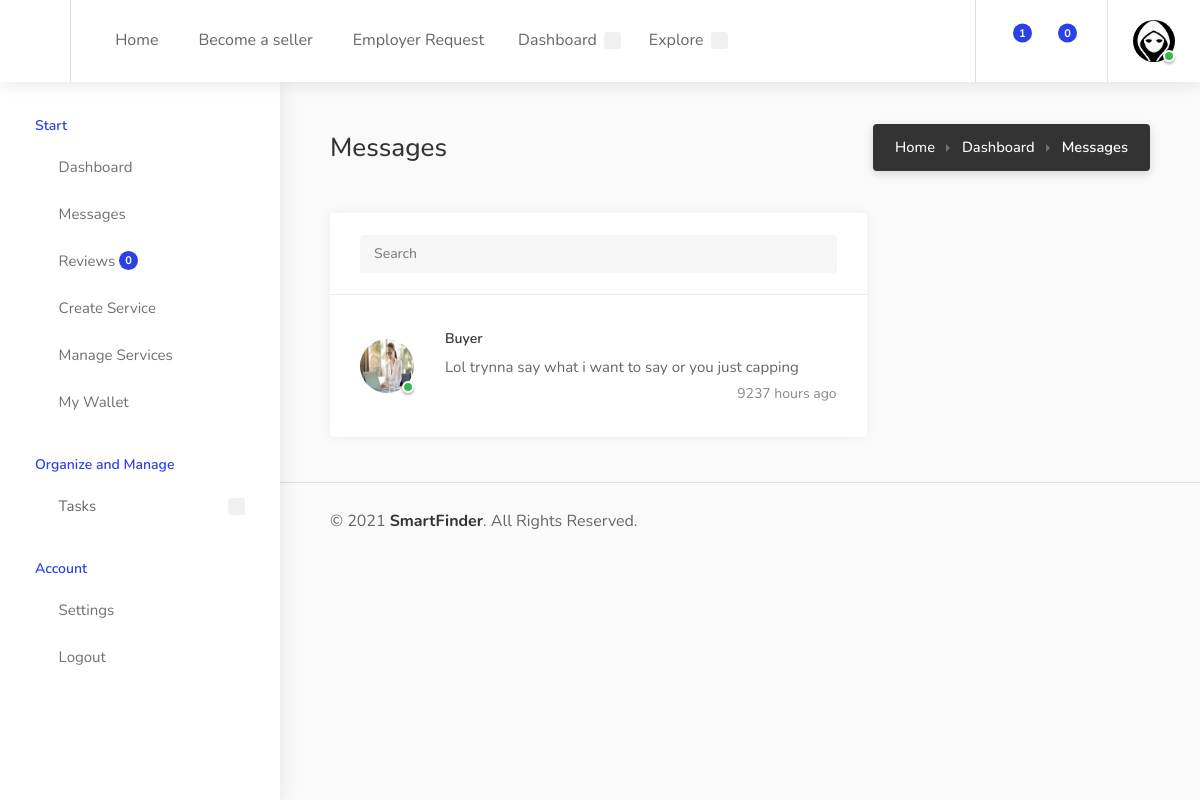
Before: /messages (signed in) with the older database file.
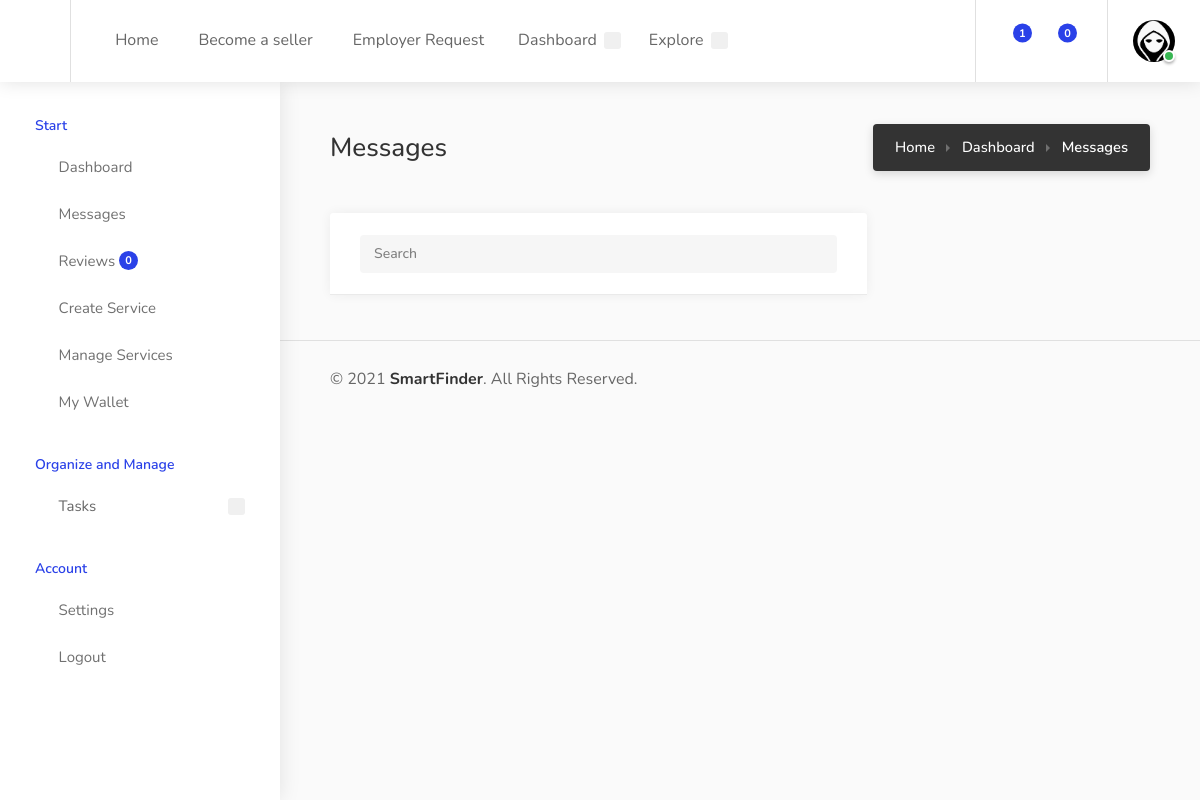
After: the same page with the newer database file.
### chat/models.py (models this page shows, shortened)
class Thread(models.Model):
    first        = models.ForeignKey(settings.AUTH_USER_MODEL, on_delete=models.CASCADE, related_name='chat_thread_first')
    second       = models.ForeignKey(customUser, on_delete=models.CASCADE, related_name='chat_thread_second')
    updated      = models.DateTimeField(auto_now=True)
    timestamp    = models.DateTimeField(auto_now_add=True)
    timestamp2   = models.DateTimeField(default=timezone.now)
    objects      = ThreadManager()
    def get_last_message(self):
        messages = []
        for chat in self.chatmessage_set.all():
            messages.append(chat.message)
        return str(messages[-1:]).strip("['']")
    def get_time_message(self):
        time = []
        for chat in self.chatmessage_set.all():
            t = (calcEpochSec(datetime.datetime.now()) - calcEpochSec(chat.timestamp2))
            if t < 3600:
                a = int(t/60)
                z = (str(a) + " minutes ago").strip("-")
                time.append(z)
            elif t > 3600:
                a = int(t/60/60)
                z = (str(a) + " hours ago").strip("-")
                time.append(z)
        return str(time[-1:]).strip("['']")

class ChatMessage(models.Model):
    thread      = models.ForeignKey(Thread, null=True, blank=True, on_delete=models.SET_NULL)
    user        = models.ForeignKey(settings.AUTH_USER_MODEL, verbose_name='sender', on_delete=models.CASCADE)
    message     = models.TextField()
    timestamp   = models.DateTimeField(auto_now_add=True)
    timestamp2 = models.DateTimeField(default = timezone.now)

### core/models.py (models this page shows, shortened)
class customUser(AbstractUser):
    accout_choices      = ( (1, "Admin"), (2, "Buyer"), (3, "Seller"), )
    account_type        = models.CharField(max_length = 9, choices = accout_choices, default = 1)
    contacts            = models.ManyToManyField('self', blank = True)
    def return_seller_image(self):
        return self.seller.image

class Buyer(models.Model):
    id = models.AutoField(primary_key=True)
    admin           = models.OneToOneField(customUser, on_delete = models.CASCADE)
    short_name      = models.CharField(max_length = 20)
    image           = models.FileField()
    created         = models.DateTimeField(default = timezone.now)

### chat/views.py (the view, shortened to what this page needs)
# urls.py: path('messages', messages_view, name = "messages_view"),
@login_required
def messages_view(request):
    user = request.user.id
    userrr = request.user.username
    userr = request.user
    requestsssss = Requests.objects.all().count()
    reply_notifications = Reply_notifications.objects.filter(user = user)
    notifications = Reply_notifications.objects.filter(user = user).count()
    users = Thread.objects.by_user(request.user)
    if request.user.account_type == "3":
        seller = Seller.objects.get(admin = user)
        reviews = Reviews.objects.filter(seller_id = seller.id).count()
        requestsssss = Requests.objects.all().count()
        order_notifications = Order_notifications.objects.filter(user = userr.seller.id)
        notifications2 = Order_notifications.objects.filter(user = userr.seller.id).count()
        review_notifications = Review_notifications.objects.filter(user = userr.seller.id)
        notifications3 = Review_notifications.objects.filter(user = userr.seller.id).count()
        notificationsss = notifications + notifications2 + notifications3
        context = {
            "users":users,
            "reviews":reviews,
            "requestsssss":requestsssss,
            "reply_notifications":reply_notifications,
            "notifications":notifications,
            "order_notifications":order_notifications,
            "notifications2":notifications2,
            "notificationsss":notificationsss,
            "review_notifications":review_notifications,
            "notifications3":notifications3,
        }
    return render(request, "chat/messages.html", context)

### chat/models.py (called while the page is built)
    def by_user(self, user):
        qlookup = Q(first=user) | Q(second=user)
        qlookup2 = Q(first=user) & Q(second=user)
        qs = self.get_queryset().filter(qlookup).exclude(qlookup2).distinct()
        return qs

### chat/timesin.py (called while the page is built)
def calcEpochSec(dt):
    epochZero = datetime.datetime(1970,1,1,tzinfo = dt.tzinfo)
    return (dt - epochZero).total_seconds()

### chat/templates/chat/messages.html (shortened to what this page needs)
{% extends 'user_templates/base3.html' %}
{% load static %}
{% block content %}
{% if request.user.account_type == '3'%}
	<div class="dashboard-container">
		{% include 'user_templates/seller_sidebar.html' with reviews=reviews %}
		<div class="dashboard-content-container" data-simplebar>
			<div class="dashboard-content-inner" >
			<div class="dashboard-headline">
				<h3>Messages</h3>
				<nav id="breadcrumbs" class="dark">
					<ul>
						<li><a href="{% url 'smart_home' %}">Home</a></li>
						<li><a href="{% url 'user_profile' %}">Dashboard</a></li>
						<li>Messages</li>
					</ul>
				</nav>
			</div>
				<div class = "row">
					<div class = "col-8">
						<div class="messages-container margin-top-0">
								<div class="messages-inbox">
									<div class="messages-headline">
										<div class="input-with-icon">
												<input id="autocomplete-input" type="text" placeholder="Search">
										</div>
									</div>
									<ul>
										{% for user in users %}
										{% if request.user.username == user.first.username %}
											<li>
												<a href="{% url 'thread' user.second.username %}">
													{% if user.second.account_type == '2' %}
														<div class="message-avatar"><i class="status-icon status-online"></i><img src="{{user.second.buyer.image}}" alt="" /></div>
													{% elif user.second.account_type == '3' %}
														<div class="message-avatar"><i class="status-icon status-online"></i><img src="{{user.second.seller.image}}" alt="" /></div>
													{% endif %}
													<div class="message-by">
														<div class="message-by-headline">
															<h5>{{user.second.username}}</h5>
															<p> {{user.get_last_message}} </p>
															<span>{{user.get_time_message}}</span>
														</div>
													</div>
												</a>
											</li>
										{% elif request.user.username == user.second.username %}
											<li>
												<a href="{% url 'thread' user.first.username %}">
													{% if user.first.account_type == '2' %}
														<div class="message-avatar"><i class="status-icon status-online"></i><img src="{{user.first.buyer.image}}" alt="" /></div>
													{% elif user.first.account_type == '3' %}
														<div class="message-avatar"><i class="status-icon status-online"></i><img src="{{user.first.seller.image}}" alt="" /></div>
													{% endif %}
													<div class="message-by">
														<div class="message-by-headline">
															<h5>{{user.first.username}}</h5>
															<p> {{user.get_last_message}} </p>
															<span>{{user.get_time_message}}</span>
														</div>
													</div>
												</a>
											</li>
										{% endif %}
										{% endfor %}
									</ul>
								</div>
						</div>
					</div>
				</div>
				{% include 'user_templates/footer_dashboard.html'%}
			</div>
		</div>
	</div>
{% endif %}
{% endblock content %}

Changed rows visible on the page:
removed Thread: first.buyer.image (picture), first.username "Buyer", get_last_message "Lol trynna say what i want to say or you just capping", get_time_message "9237 hours ago"
